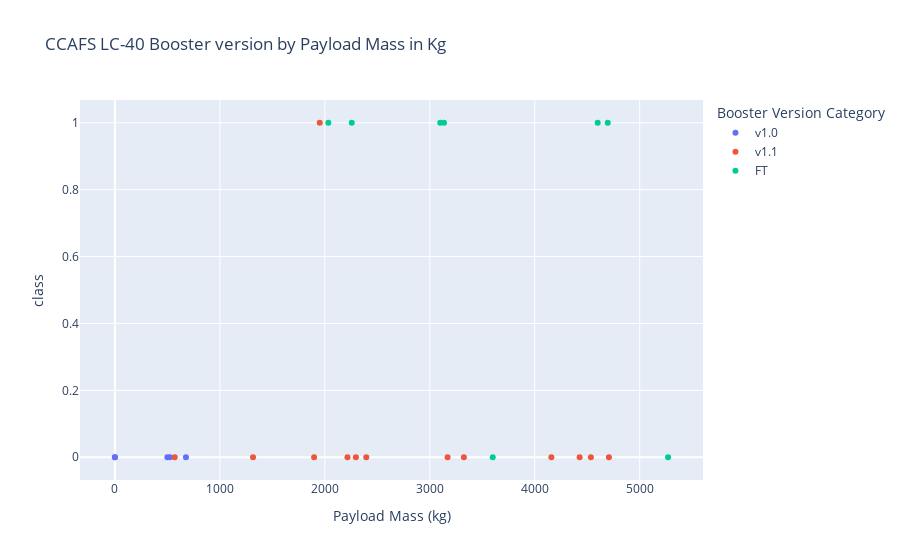

Notebook cell for this chart:
### Code cell
px.scatter(data_frame=spacex_df[spacex_df['Launch Site']=='CCAFS LC-40'],
                         y='class',
                         x= 'Payload Mass (kg)',
                         color= 'Booster Version Category',
                         title='CCAFS LC-40'+' Booster version by Payload Mass in Kg')

### Figure 1 — Plotly figure (JSON) as saved in the notebook; plotly's stock layout.template omitted (floating-point values rounded to 4 significant figures)
{"data": [{"hovertemplate": "Booster Version Category=v1.0<br>Payload Mass (kg)=%{x}<br>class=%{y}<extra></extra>", "legendgroup": "v1.0", "marker": {"color": "#636efa", "symbol": "circle"}, "mode": "markers", "name": "v1.0", "orientation": "v", "showlegend": true, "type": "scatter", "x": [0, 0, 525, 500, 677], "xaxis": "x", "y": [0, 0, 0, 0, 0], "yaxis": "y"}, {"hovertemplate": "Booster Version Category=v1.1<br>Payload Mass (kg)=%{x}<br>class=%{y}<extra></extra>", "legendgroup": "v1.1", "marker": {"color": "#EF553B", "symbol": "circle"}, "mode": "markers", "name": "v1.1", "orientation": "v", "showlegend": true, "type": "scatter", "x": [3170, 3325, 2296, 1316, 4535, 4428, 2216, 2395, 570, 4159, 1898, 4707, 1952], "xaxis": "x", "y": [0, 0, 0, 0, 0, 0, 0, 0, 0, 0, 0, 0, 1], "yaxis": "y"}, {"hovertemplate": "Booster Version Category=FT<br>Payload Mass (kg)=%{x}<br>class=%{y}<extra></extra>", "legendgroup": "FT", "marker": {"color": "#00cc96", "symbol": "circle"}, "mode": "markers", "name": "FT", "orientation": "v", "showlegend": true, "type": "scatter", "x": [2034, 5271, 3136, 4696, 3100, 3600, 2257, 4600], "xaxis": "x", "y": [1, 0, 1, 1, 1, 0, 1, 1], "yaxis": "y"}], "layout": {"legend": {"title": {"text": "Booster Version Category"}, "tracegroupgap": 0}, "title": {"text": "CCAFS LC-40 Booster version by Payload Mass in Kg"}, "xaxis": {"anchor": "y", "domain": [0, 1], "title": {"text": "Payload Mass (kg)"}}, "yaxis": {"anchor": "x", "domain": [0, 1], "title": {"text": "class"}}}}
